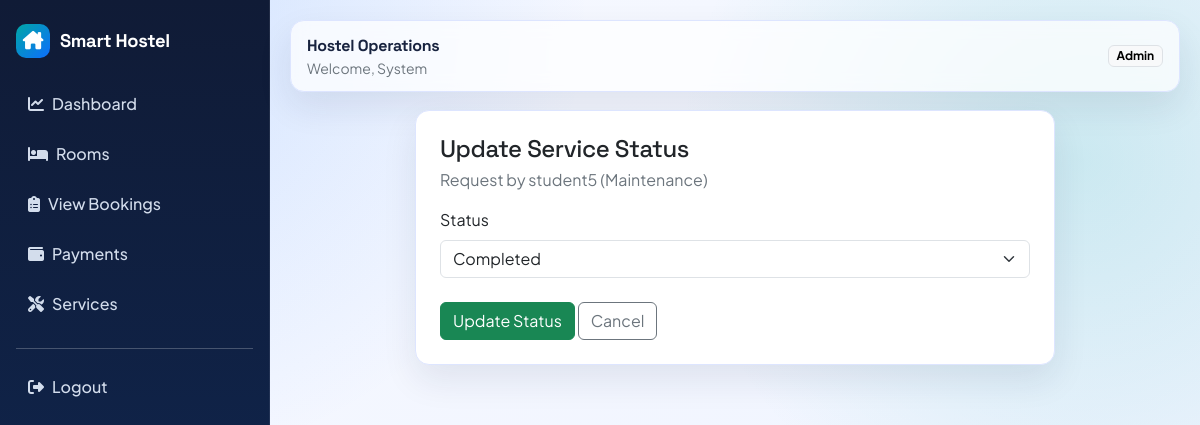
The app's page /services/update/10/ (signed in) with its own data.
### accounts/models.py (models this page shows, shortened)
class User(AbstractUser):
	ROLE_ADMIN = "admin"
	ROLE_STUDENT = "student"
	ROLE_CHOICES = [
		(ROLE_ADMIN, "Admin"),
		(ROLE_STUDENT, "Student"),
	]
	role = models.CharField(max_length=20, choices=ROLE_CHOICES, default=ROLE_STUDENT)

### services/models.py (models this page shows, shortened)
class ServiceRequest(models.Model):
	TYPE_CLEANING = "cleaning"
	TYPE_MAINTENANCE = "maintenance"
	REQUEST_TYPE_CHOICES = [
		(TYPE_CLEANING, "Cleaning"),
		(TYPE_MAINTENANCE, "Maintenance"),
	]
	STATUS_REQUESTED = "requested"
	STATUS_IN_PROGRESS = "in_progress"
	STATUS_COMPLETED = "completed"
	STATUS_CHOICES = [
		(STATUS_REQUESTED, "Requested"),
		(STATUS_IN_PROGRESS, "In Progress"),
		(STATUS_COMPLETED, "Completed"),
	]
	user = models.ForeignKey(settings.AUTH_USER_MODEL, on_delete=models.CASCADE, related_name="service_requests")
	request_type = models.CharField(max_length=20, choices=REQUEST_TYPE_CHOICES)
	details = models.TextField(blank=True)
	status = models.CharField(max_length=20, choices=STATUS_CHOICES, default=STATUS_REQUESTED)
	created_at = models.DateTimeField(auto_now_add=True)
	updated_at = models.DateTimeField(auto_now=True)
	class Meta:
		ordering = ["-created_at"]

### services/views.py (the view, shortened to what this page needs)
# urls.py: path("services/update/<int:id>/", update_service_status, name="update_service_status"),
@user_passes_test(_is_admin_user)
def update_service_status(request, id):
	service = get_object_or_404(ServiceRequest, id=id)
	return render(request, "services/update_status.html", {"service": service})

### services/views.py (called while the page is built)
def _is_admin_user(user):
	return user.is_authenticated and (user.is_staff or user.role == User.ROLE_ADMIN)

### templates/services/update_status.html (shortened to what this page needs)
{% extends "base.html" %}
{% block content %}
<div class="card card-soft mx-auto" style="max-width: 640px;">
    <div class="card-body p-4">
        <h4 class="mb-1">Update Service Status</h4>
        <p class="text-secondary mb-3">Request by {{ service.user.username }} ({{ service.get_request_type_display }})</p>
        <form method="post">
            <div class="mb-3">
                <label class="form-label">Status</label>
                <select name="status" class="form-select">
                    <option value="completed" {% if service.status == "completed" %}selected{% endif %}>Completed</option>
                </select>
            </div>
            <button type="submit" class="btn btn-success mt-2">Update Status</button>
            <a href="{% url 'services:list' %}" class="btn btn-outline-secondary mt-2">Cancel</a>
        </form>
    </div>
</div>
{% endblock %}

### templates/base.html (shortened to what this page needs)
{% load static %}
<!doctype html>
<html lang="en">
<head>
    <link href="https://cdn.jsdelivr.net/npm/bootstrap@5.3.3/dist/css/bootstrap.min.css" rel="stylesheet">
    <link href="https://cdnjs.cloudflare.com/ajax/libs/font-awesome/6.5.2/css/all.min.css" rel="stylesheet">
    <link href="{% static 'css/app.css' %}" rel="stylesheet">
</head>
<body>
{% if user.is_authenticated %}
<div class="shell">
    <aside class="sidebar">
        <a class="brand" href="{% url 'accounts:dashboard' %}">
            <span class="brand-badge"><i class="fa-solid fa-house-chimney"></i></span>
            <span class="brand-font">Smart Hostel</span>
        </a>
        <nav class="nav flex-column">
            <a class="nav-link" href="{% url 'accounts:dashboard' %}"><i class="fa-solid fa-chart-line me-2"></i>Dashboard</a>
            <a class="nav-link" href="{% url 'hostel:rooms' %}"><i class="fa-solid fa-bed me-2"></i>Rooms</a>
            {% if user.is_authenticated and user.role == "admin" %}
            <a class="nav-link" href="{% url 'bookings:history' %}"><i class="fa-solid fa-clipboard-list me-2"></i>View Bookings</a>
            {% endif %}
            <a class="nav-link" href="{% url 'payments:list' %}"><i class="fa-solid fa-wallet me-2"></i>Payments</a>
            <a class="nav-link" href="{% url 'services:list' %}"><i class="fa-solid fa-screwdriver-wrench me-2"></i>Services</a>
        </nav>
        <hr class="border-light-subtle my-3">
        <a class="nav-link" href="{% url 'accounts:logout' %}"><i class="fa-solid fa-right-from-bracket me-2"></i>Logout</a>
    </aside>
    <main class="main">
        <div class="topbar">
            <div>
                <strong class="brand-font">Hostel Operations</strong>
                <div class="small text-secondary">Welcome, {{ request.user.first_name|default:request.user.username }}</div>
            </div>
            <span class="badge text-bg-light border">{{ request.user.get_role_display }}</span>
        </div>
        {% block content %}{% endblock %}
    </main>
</div>
{% else %}
<div class="auth-wrap">
    {% block auth_content %}{% endblock %}
</div>
{% endif %}
</body>
</html>

### static/css/app.css (style rules this page uses)
:root { --bg-1: #f7f9ff; --bg-2: #eef3ff; --surface: #ffffff; --ink-1: #18233f; --ink-2: #5b6787; --brand: #0d6efd; --brand-2: #00a6a6; --accent: #ff8a00; --line: #dde5ff; --shadow: 0 15px 35px rgba(24, 35, 63, 0.09); }
* { box-sizing: border-box; }
body { margin: 0; font-family: "Plus Jakarta Sans", sans-serif; color: var(--ink-1); background: radial-gradient(circle at 10% 0%, rgba(13, 110, 253, 0.16), transparent 35%), radial-gradient(circle at 90% 20%, rgba(0, 166, 166, 0.16), transparent 32%), linear-gradient(140deg, var(--bg-1), var(--bg-2)); min-height: 100vh; }
h1, h2, h3, h4, h5, h6, .brand-font { font-family: "Space Grotesk", sans-serif; letter-spacing: -0.02em; }
.shell { display: grid; grid-template-columns: 270px 1fr; min-height: 100vh; }
.sidebar { background: linear-gradient(180deg, #101b36, #0f2956); color: #f7fbff; padding: 24px 16px; position: sticky; top: 0; height: 100vh; border-right: 1px solid rgba(255, 255, 255, 0.08); }
.brand { display: flex; align-items: center; gap: 10px; font-weight: 700; font-size: 1.15rem; margin-bottom: 24px; color: #fff; text-decoration: none; }
.brand-badge { width: 34px; height: 34px; border-radius: 10px; display: grid; place-items: center; background: linear-gradient(135deg, #00a6a6, #0d6efd); }
.sidebar .nav-link { color: rgba(233, 242, 255, 0.9); border-radius: 10px; padding: 10px 12px; margin-bottom: 6px; font-weight: 500; transition: 0.2s ease; }
.main { padding: 20px; animation: fadeUp 0.45s ease; }
.topbar { background: rgba(255, 255, 255, 0.72); backdrop-filter: blur(8px); border: 1px solid var(--line); border-radius: 14px; padding: 12px 16px; display: flex; align-items: center; justify-content: space-between; box-shadow: var(--shadow); margin-bottom: 18px; }
.card-soft { border: 1px solid var(--line); border-radius: 14px; background: var(--surface); box-shadow: var(--shadow); }

### records on screen
User: user.first_name "System", user.role "Admin"
ServiceRequest: user.username "student5", request_type "Maintenance", status "Completed"
